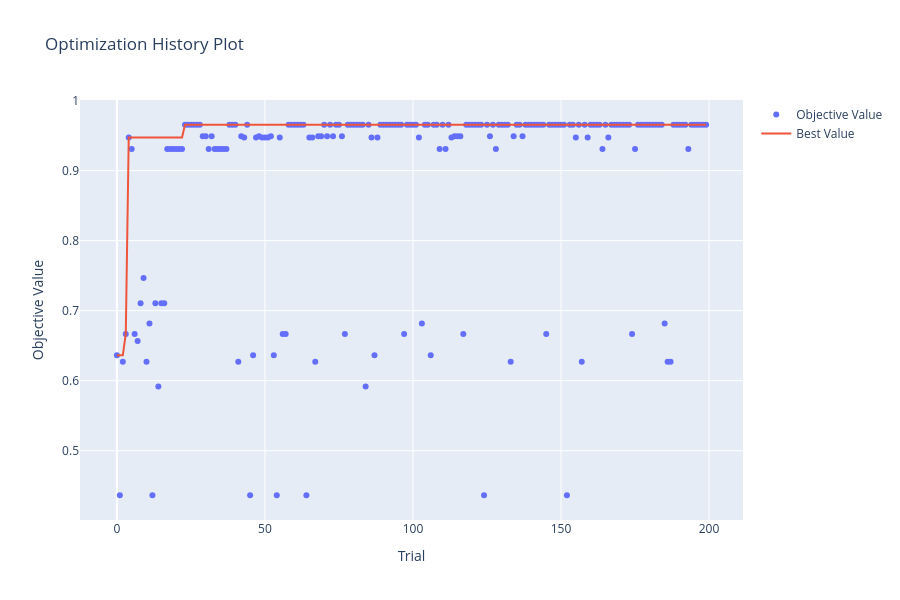
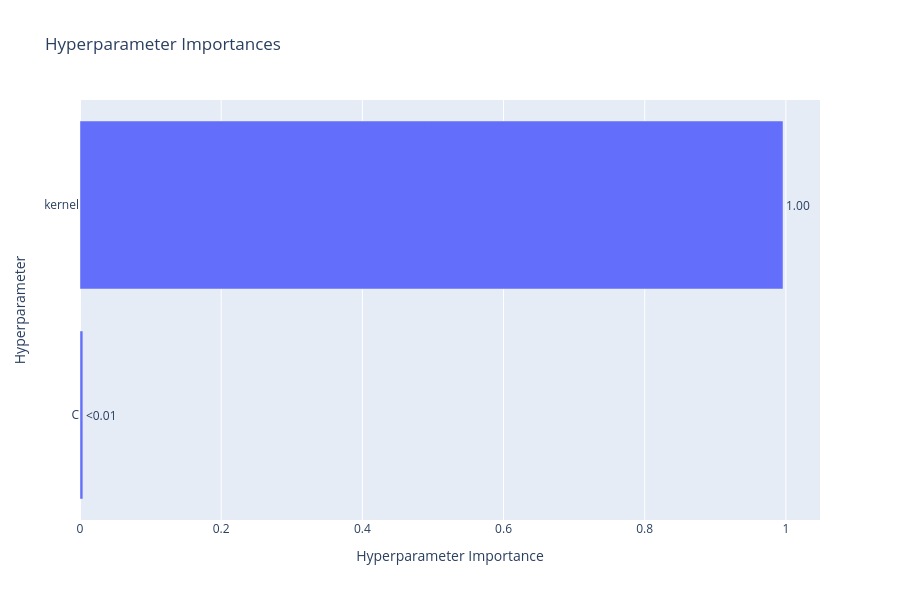

Notebook cell for these charts, in order:
### Code cell
show_study_summary(SVM_SVC_STUDY)

### Figure 1 — Plotly figure (JSON) as saved in the notebook; plotly's stock layout.template omitted (floating-point values rounded to 4 significant figures; data arrays with more than 128 entries replaced by an {"elided": "..."} marker saying what was removed)
{"data": [{"mode": "markers", "name": "Objective Value", "type": "scatter", "x": {"elided": "200 int values"}, "y": {"elided": "200 float values"}}, {"mode": "lines", "name": "Best Value", "type": "scatter", "x": {"elided": "200 int values"}, "y": {"elided": "200 float values"}}, {"marker": {"color": "#cccccc"}, "mode": "markers", "name": "Infeasible Trial", "showlegend": false, "type": "scatter", "x": [], "y": []}], "layout": {"height": 600, "title": {"text": "Optimization History Plot"}, "xaxis": {"title": {"text": "Trial"}}, "yaxis": {"title": {"text": "Objective Value"}}}}

### Figure 2 — Plotly figure (JSON) as saved in the notebook; plotly's stock layout.template omitted (floating-point values rounded to 4 significant figures)
{"data": [{"cliponaxis": false, "hovertemplate": ["C (FloatDistribution): 0.004095928083344267<extra></extra>", "kernel (CategoricalDistribution): 0.9959040719166558<extra></extra>"], "name": "Objective Value", "orientation": "h", "text": ["<0.01", "1.00"], "textposition": "outside", "type": "bar", "x": [0.004096, 0.9959], "y": ["C", "kernel"]}], "layout": {"height": 600, "title": {"text": "Hyperparameter Importances"}, "xaxis": {"title": {"text": "Hyperparameter Importance"}}, "yaxis": {"title": {"text": "Hyperparameter"}}}}
